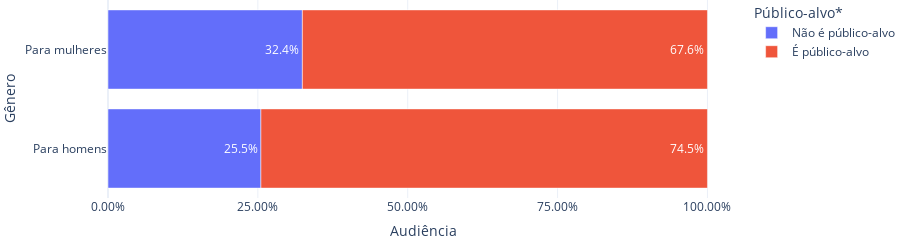

Here is the notebook cell this chart was saved with:
### Code cell
# configurando plot

fig = px.bar(
    temp, "Audiência", "Gênero", template="plotly_white", color="Público-alvo*",
    text=[f"{round(x, 1)}%" for x in temp["Audiência"]]
)

ticks = [x for x in range(0, 101, 25)]
fig.update_xaxes(
    tickvals=ticks, 
    ticktext=["{:.2f}%".format(x) for x in ticks]
)
fig.update_layout(
    height=120, width=900, margin={"t":0, "b":0, "l":0, "r":0}
)
fig.update_traces(textposition='inside', textfont_color="white")
fig.show(config={"displayModeBar": False})

### Figure 1 — Plotly figure (JSON) as saved in the notebook; plotly's stock layout.template omitted (floating-point values rounded to 4 significant figures)
{"data": [{"alignmentgroup": "True", "hovertemplate": "Público-alvo*=Não é público-alvo<br>Audiência=%{x}<br>Gênero=%{y}<br>text=%{text}<extra></extra>", "legendgroup": "Não é público-alvo", "marker": {"color": "#636efa", "pattern": {"shape": ""}}, "name": "Não é público-alvo", "offsetgroup": "Não é público-alvo", "orientation": "h", "showlegend": true, "text": ["25.5%", "32.4%"], "textfont": {"color": "white"}, "textposition": "inside", "type": "bar", "x": [25.51, 32.43], "xaxis": "x", "y": ["Para homens", "Para mulheres"], "yaxis": "y"}, {"alignmentgroup": "True", "hovertemplate": "Público-alvo*=É público-alvo<br>Audiência=%{x}<br>Gênero=%{y}<br>text=%{text}<extra></extra>", "legendgroup": "É público-alvo", "marker": {"color": "#EF553B", "pattern": {"shape": ""}}, "name": "É público-alvo", "offsetgroup": "É público-alvo", "orientation": "h", "showlegend": true, "text": ["74.5%", "67.6%"], "textfont": {"color": "white"}, "textposition": "inside", "type": "bar", "x": [74.49, 67.57], "xaxis": "x", "y": ["Para homens", "Para mulheres"], "yaxis": "y"}], "layout": {"barmode": "relative", "height": 120, "legend": {"title": {"text": "Público-alvo*"}, "tracegroupgap": 0}, "margin": {"b": 0, "l": 0, "r": 0, "t": 0}, "width": 900, "xaxis": {"anchor": "y", "autorange": true, "domain": [0, 1], "range": [0, 105.3], "ticktext": ["0.00%", "25.00%", "50.00%", "75.00%", "100.00%"], "tickvals": [0, 25, 50, 75, 100], "title": {"text": "Audiência"}, "type": "linear"}, "yaxis": {"anchor": "x", "autorange": true, "domain": [0, 1], "range": [-0.5, 1.5], "title": {"text": "Gênero"}, "type": "category"}}}
